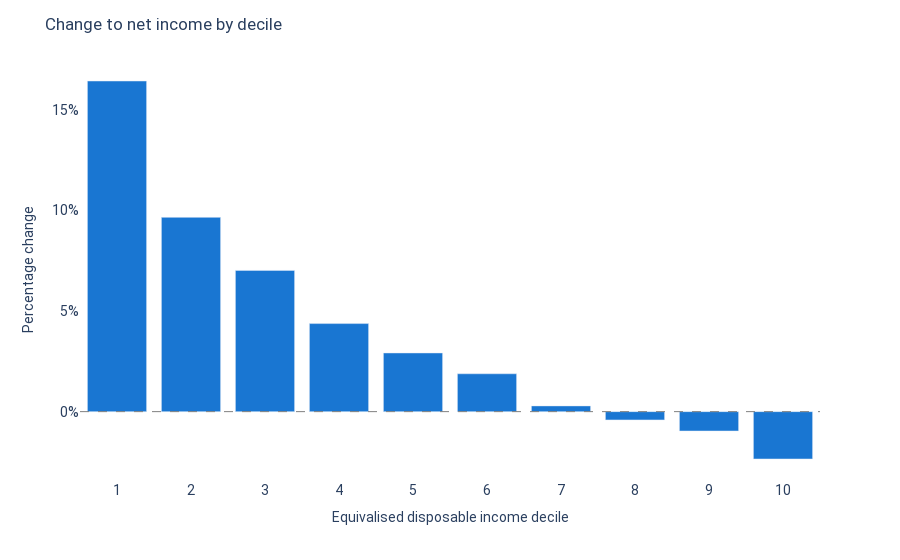

Here is the notebook cell this chart was saved with:
### Markdown cell above
However, when distributing the proceeds as UBI, the 1% LVT funds £16 per person per week, and becomes highly progressive. The bottom decile's income would rise 16% and the top decile's income would fall by 2%.

### Code cell
charts = requests.get(
    "https://uk.policyengine.org/api/population-reform?policy_LVT=1&policy_child_UBI=16&policy_adult_UBI=16&policy_senior_UBI=16"
).json()

show_plot(charts["decile_chart"], dict(yaxis_tickformat=".0%"))

### Figure 1 — Plotly figure (JSON) as saved in the notebook; plotly's stock layout.template omitted (floating-point values rounded to 4 significant figures)
{"data": [{"alignmentgroup": "True", "hovertemplate": "Decile=%{x}<br>Change=%{y}<extra></extra>", "legendgroup": "", "marker": {"color": "#1976D2", "pattern": {"shape": ""}}, "name": "", "offsetgroup": "", "orientation": "v", "showlegend": false, "textposition": "auto", "type": "bar", "x": [1, 2, 3, 4, 5, 6, 7, 8, 9, 10], "xaxis": "x", "y": [0.1643, 0.09655, 0.07019, 0.04376, 0.02916, 0.01882, 0.002848, -0.004128, -0.009634, -0.02354], "yaxis": "y"}], "layout": {"barmode": "relative", "font": {"family": "Roboto"}, "hoverlabel": {"align": "right"}, "legend": {"tracegroupgap": 0}, "margin": {"t": 60}, "paper_bgcolor": "white", "plot_bgcolor": "white", "shapes": [{"line": {"color": "grey", "dash": "dash", "width": 1}, "type": "line", "x0": 0, "x1": 1, "xref": "paper", "y0": 0, "y1": 0, "yref": "y"}], "showlegend": false, "title": {"text": "Change to net income by decile"}, "xaxis": {"anchor": "y", "domain": [0, 1], "tickfont": {"size": 14}, "tickvals": [1, 2, 3, 4, 5, 6, 7, 8, 9, 10], "title": {"text": "Equivalised disposable income decile"}}, "yaxis": {"anchor": "x", "domain": [0, 1], "tickfont": {"size": 14}, "tickformat": ".0%", "title": {"text": "Percentage change"}}}}
